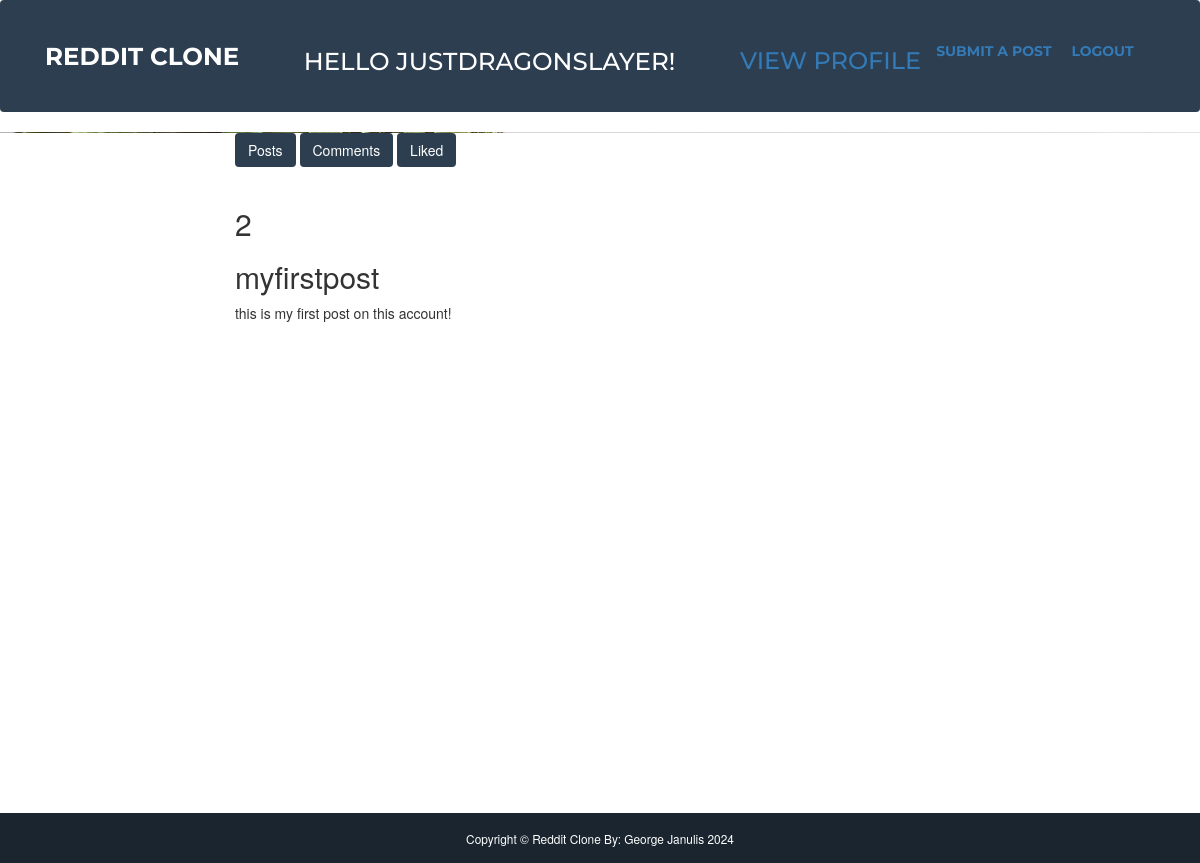
Screenshot of /users/justdragonslayer (signed in) with the database file from the repository.
### reddit/models.py (models this page shows)
class UserDB(UserMixin, db.Model):
    __tablename__ = 'users'
    id = db.Column(db.Integer, primary_key=True, nullable=False)
    email = db.Column(db.String(48), unique=True, nullable=False)
    username = db.Column(db.String(24), unique=True, nullable=False)
    password = db.Column(db.String(128), nullable=False)

class PostDB(db.Model):
    __tablename__ = 'posts'
    id = db.Column(db.Integer, primary_key=True, nullable=False)
    title = db.Column(db.String(50), nullable=False)
    content = db.Column(db.String(1000), nullable=False)
    author = db.Column(db.String(24), db.ForeignKey('users.username'), nullable=False)
    num_likes = db.Column(db.Integer, nullable=False)
    time = db.Column(db.DateTime, nullable=False)

### reddit/views.py (the view, shortened to what this page needs)
@app.route('/users/<username>', methods=['GET', 'POST'])
def profile(username):
    if request.method == 'GET':
        user = UserDB.query.filter_by(username=username).first()
        if user is None:
            return render_template('error.html', error='User does not exist!')
        posts = PostDB.query.filter_by(author=username).all()
        return render_template('profile.html', posts=posts)

### reddit/views.py (called while the page is built)
@lm.user_loader
def load_user(id):
    return UserDB.query.get(int(id))

### reddit/templates/profile.html (shortened to what this page needs)
{% extends "base.html" %}
{% block content %}
{% if current_user.is_authenticated %}
    <form method="post">
        <button class="btn btn-secondary" name="selection" type="submit" value="posts">Posts</button>
        <button class="btn btn-secondary" name="selection" type="submit" value="comments">Comments</button>
        <button class="btn btn-secondary" name="selection" type="submit" value="likes">Liked</button>
    </form>
    <br>
    {% if posts %}
        {% for post in posts %}
            <h2>{{ post.num_likes }}</h2>
            <h2><a>{{ post.title }}</a></h2>
            <p>{{ post.content }}</p>
        {% endfor %}
    {% endif %}
{% endif %}
<br><br><br><br>
<br><br><br><br>
<br><br><br><br>
<br><br><br><br>
<br><br><br><br>
<br><br><br><br>
{% endblock %}

### reddit/templates/base.html (shortened to what this page needs)
<!DOCTYPE html>
<html lang="en">
    <head>
        <link href="../static/css/styles.css" rel="stylesheet" />
        <link href="../static/vendor/bootstrap/css/bootstrap.min.css" rel="stylesheet">
    </head>
    <body id="page-top">
        <nav class="navbar navbar-expand-lg bg-secondary text-uppercase fixed-top" id="mainNav">
            <div class="container">
                <a class="navbar-brand" href="#page-top">Reddit Clone</a>
                {% if current_user.is_authenticated %}
                    <p>&nbsp &nbsp &nbsp</p>
                    <p>&nbsp &nbsp &nbsp</p>
                    <h2 class="navbar-brand">Hello {{ current_user.username }}!</h2>
                    <p>&nbsp &nbsp &nbsp</p>
                                        <p>&nbsp &nbsp &nbsp</p>
                    <h3>
                        <a href="{{ url_for('profile', username=current_user.username) }}" targert="_self">View Profile</a>
                    </h3>
                {% endif %}
                <div class="collapse navbar-collapse" id="navbarResponsive">
                    <ul class="navbar-nav ms-auto">
                        {% if current_user.is_authenticated %}
                            <li>
                            <a href="{{ url_for('write') }}" target="_self">Submit a Post </a>
                            </li>
                            <p>&nbsp &nbsp &nbsp</p>
                            <li>
                            <a href="{{ url_for('logout') }}" target="_self">Logout </a>
                            </li>
                        {% else %}
                            <li>
                            <a href="{{ url_for('register') }}" target="_self">Login or Signup </a>
                            </li>
                        {% endif %}
                    </ul>
                </div>
            </div>
        </nav>
        <header class="intro-header" style="background-image: url('../static/img/home-bg.jpg')">
            <div class="container">
                <div class="row">
                    <div class="col-lg-8 col-lg-offset-2 col-md-10 col-md-offset-1">
                    </div>
                </div>
            </div>
        </header>
        <div class="container">
            <div class="row">
                <div class="col-lg-8 col-lg-offset-2 col-md-10 col-md-offset-1">
                    <div class="post-preview">
                        {% block content %}{% endblock %}
                    </div>
                </div>
            </div>
        </div>
        <footer>
            <div class="copyright py-4 text-center text-white">
                <div class="container"><small>Copyright &copy; Reddit Clone By: George Janulis 2024</small></div>
            </div>
        </footer>
    </body>
</html>

### rows the page displays
UserDB: username "JUSTDRAGONSLAYER"
PostDB: num_likes "2", title "myfirstpost", content "this is my first post on this account!"
